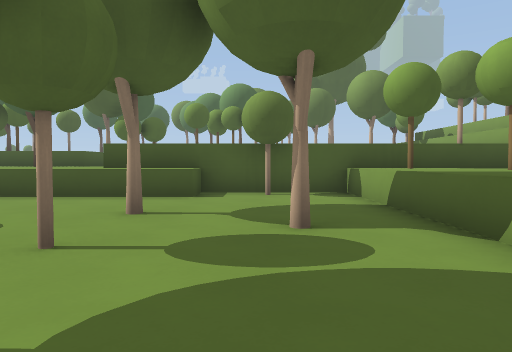
view 1 (above)

24 first-person views from a walk through a Godot game level. The camera is 1.2 m above the floor, tilts 2° down and sees 70° across. The floor is counted in squares, 2 m on a side. Each view is taken from the middle of a square. On the plan, view 1 faces up. The plan holds only what a view shows up to about 10 squares ahead; the rest is blank. The place goes on beyond the plan. Characters and animated objects are not drawn.

view 2
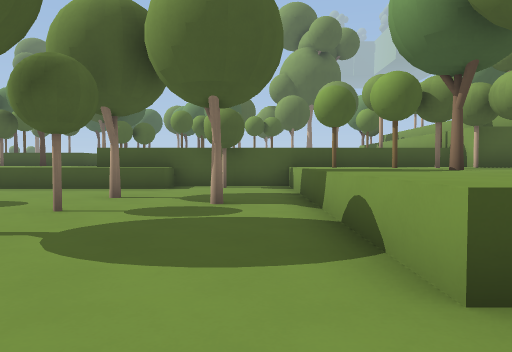

view 3
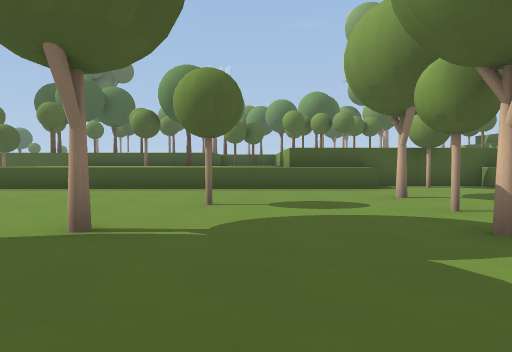

view 4
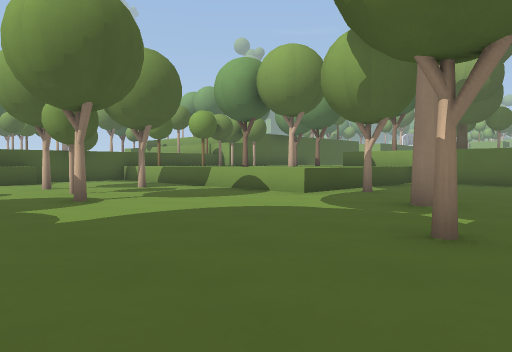

view 5
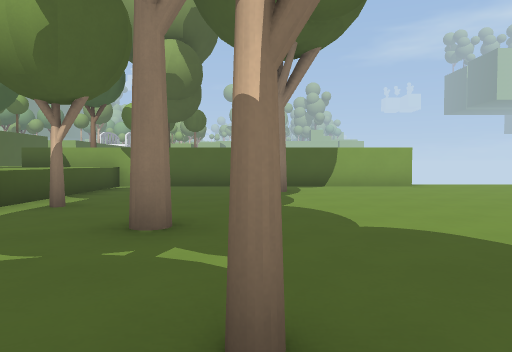

view 6
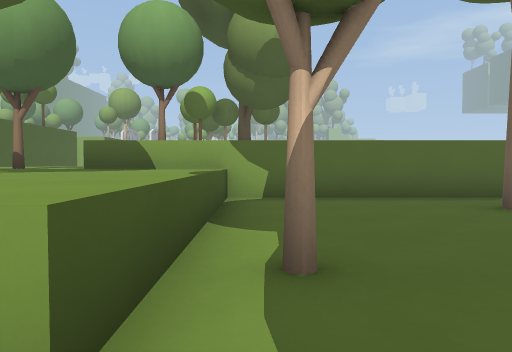

view 7
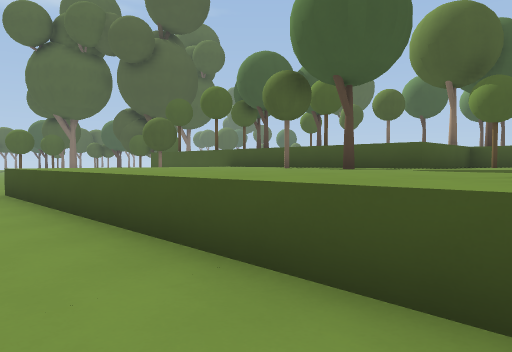

view 8
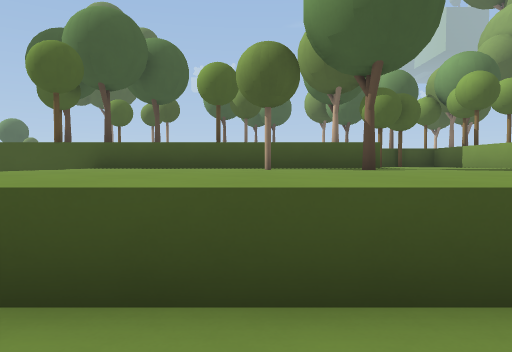

view 9
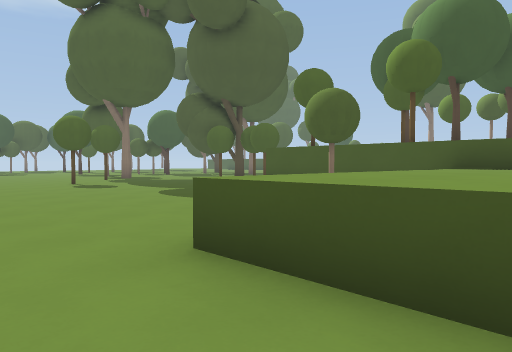

view 10
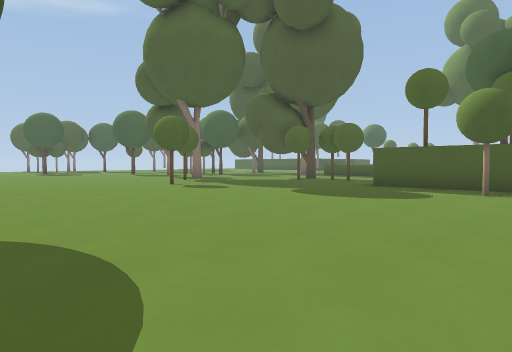

view 11
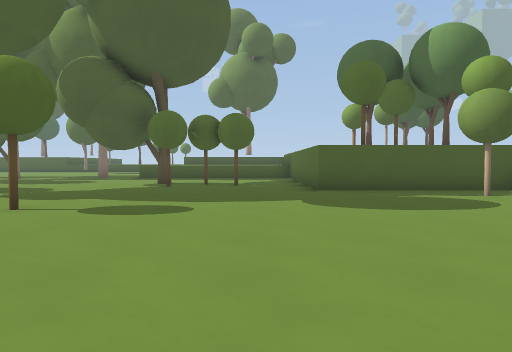

view 12
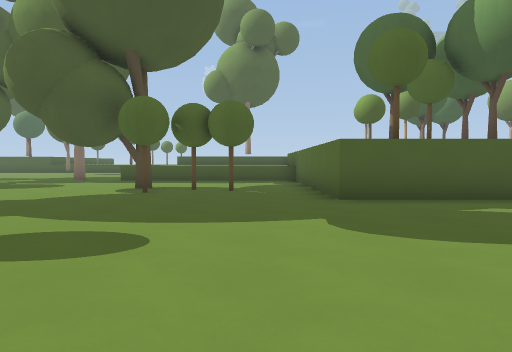

view 13
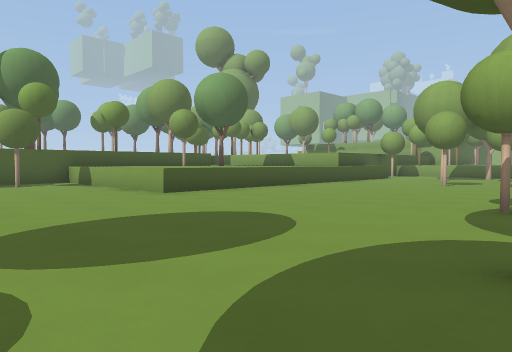

view 14
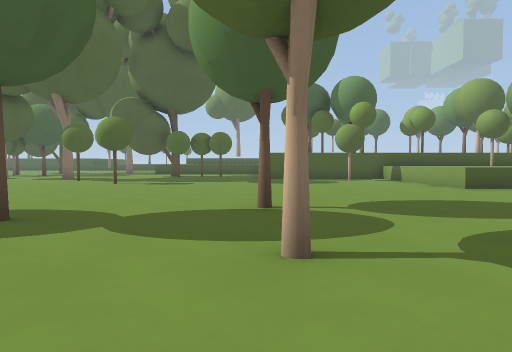

view 15
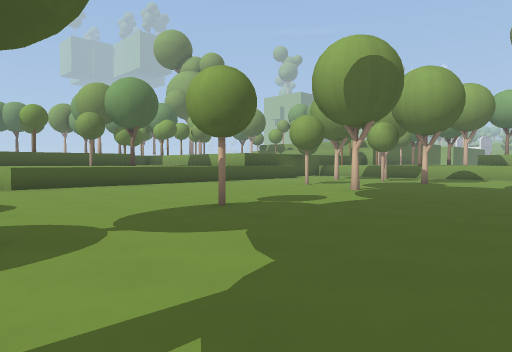

view 16
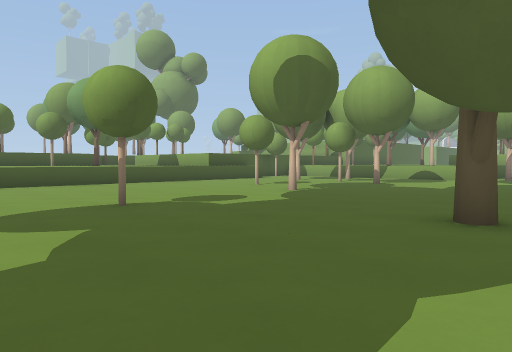

view 17
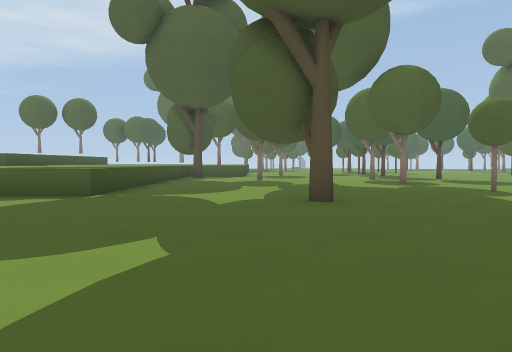

view 18
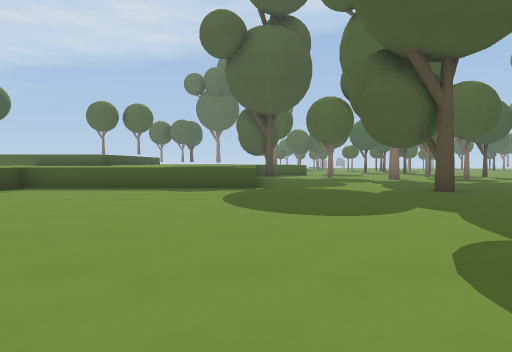

view 19
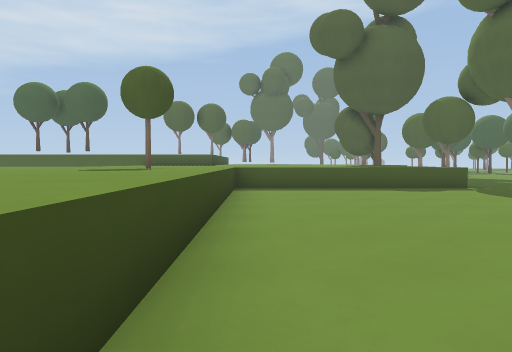

view 20
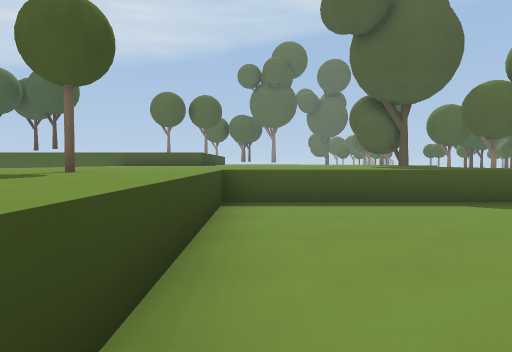

view 21
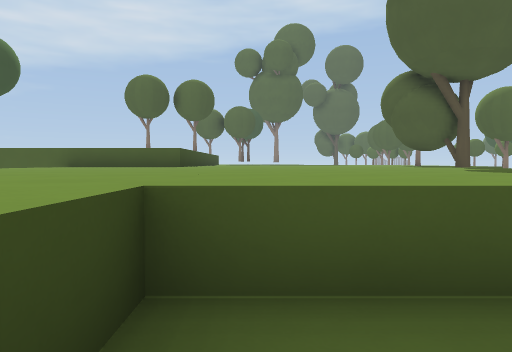

view 22
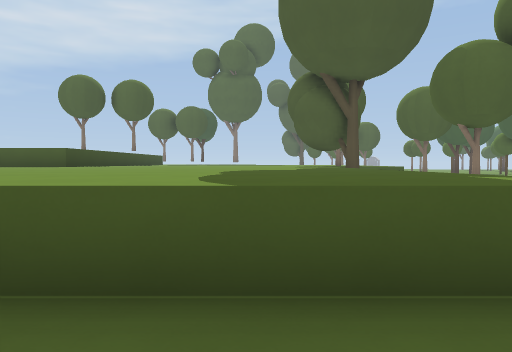

view 23
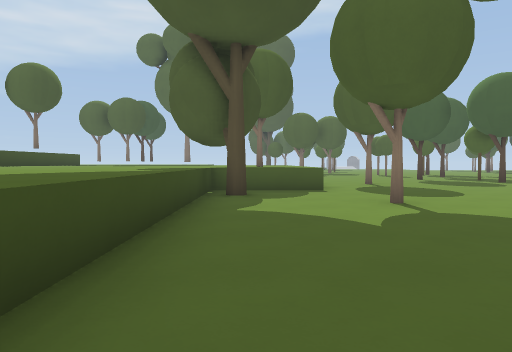

view 24
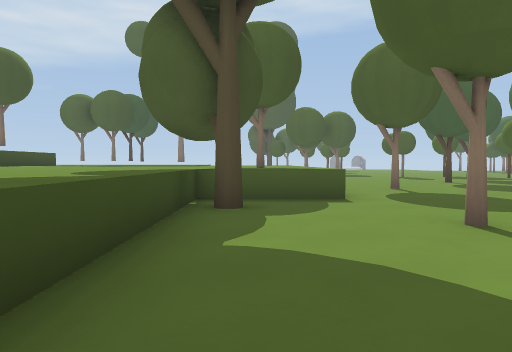

### Floor plan
Key: @ floor where view 1 was taken; # wall or solid block; . floor; ^ raised ledge.
Columns run from 20 left of view 1 to 8 right of it. Each row starts with its distance up from view 1.
 16 .....#
 15 .....#        ####
 14 ..#..#        #^^#
 13 .#...#        #^ #
 12 .....##########^^#
 11 .........^^^^^^^^
 10 .........^^^^^^^^
  9 .........^^^^^^^^
  8 .........^^^^^^^^##########
  7 .........^^^^^^^^^^^#.^^^^^^
  6 ......................^^^^
  5 ......................^^^^^
  4 ......................^^^^  ^
  3 ....#..........#...#..^^^  ^^
  2  #....................^^^^^^
  1 ..........#...#...#...^^^^^^
  0 ....#.. ............@.^^^^^^
 -1 ...... .....................#
 -2 ...... .....................#
 -3 ............#.........#.....#
 -4 ....#..............#......#.#
 -5  ^^.........................#
 -6  ^^#........................#
 -7  ^^^^^^^^^^^......... ......#
 -8  ^^^^^^^^^^^........   .....#
 -9  ^^^^^^^^^^^.......      ....
-10  ^^^^ ^^^^^^.......       ...
-11  ^ ^^ ^^^^^^........
-12  ^  ^ ^^^^^^.........
-13     ^ ^^^^^^^^^^^^^^
-14    #^ ^^^^^^^^^^^^^
-15    #^ ^^^^^^^^^^^
-16    #^ ^^^ ^^ ^^
-17    #^ ^ ^ ^^ ^

Positions as (right, up) in squares from view 1, and headings:
1: (0, 0), facing up
2: (1, -2), facing up
3: (-4, -2), facing up
4: (-4, -5), facing up-right
5: (-2, -4), facing right
6: (1, -1), facing right
7: (-3, 5), facing up-left
8: (-8, 5), facing up
9: (-9, 5), facing up-left
10: (-11, 3), facing up-left
11: (-17, 4), facing up
12: (-17, 6), facing up
13: (-15, 0), facing up-right
14: (-16, -2), facing up
15: (-13, -3), facing up-right
16: (-12, -4), facing up-right
17: (-2, -4), facing left
18: (0, -7), facing left
19: (0, -12), facing left
20: (-3, -12), facing left
21: (-7, -12), facing left
22: (-7, -9), facing left
23: (-10, -6), facing left
24: (-12, -6), facing left
